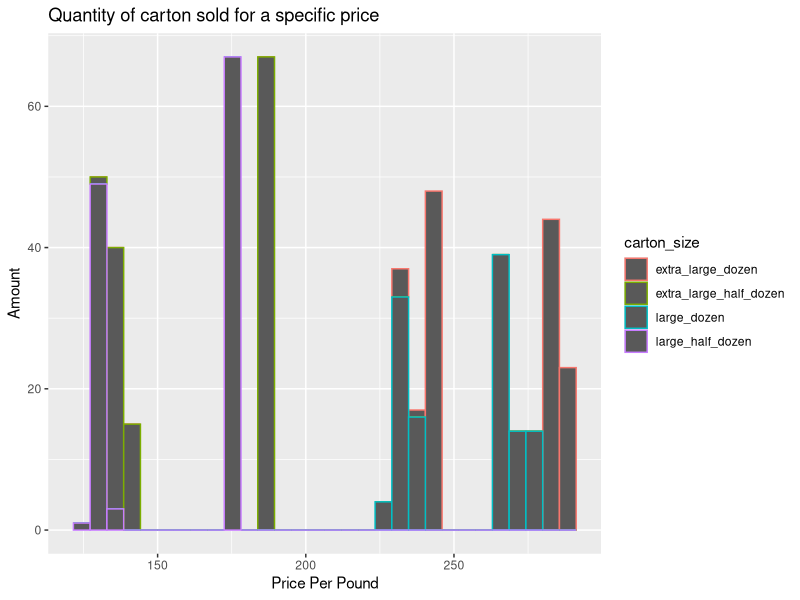
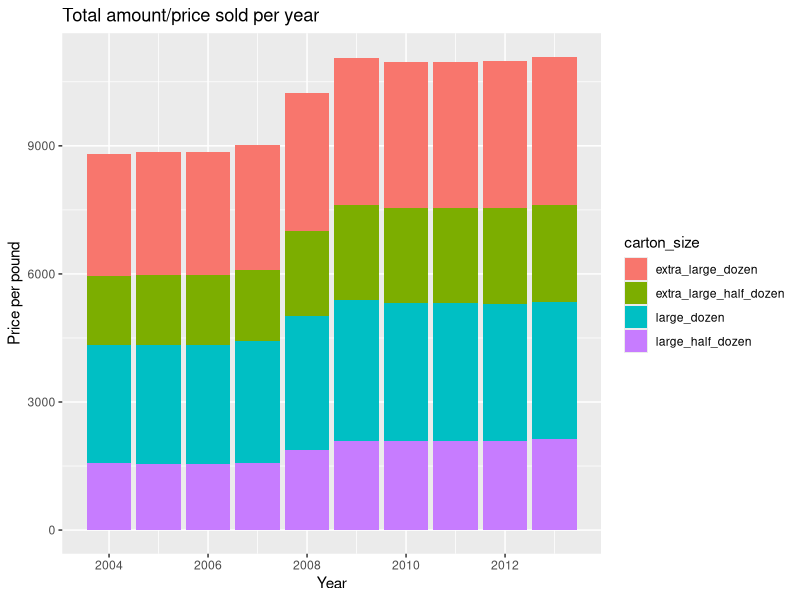

R code for these plots, in order:
## ---- chunk 1
#| label: setup
#| warning: false

library(tidyverse)
library(ggplot2)
library(lubridate)

knitr::opts_chunk$set(echo = TRUE)
## ---- chunk 2
library(readr)

#reading eggs_tidy csv data
eggs_data <- read_csv("_data/eggs_tidy.csv")

#extracting all the column names
colnames(eggs_data)

#the dataset represents the price of particular quantity of eggs sold during specific time
#The quantity type has it's own column, Converting it to a single column below as they all represent the quantity/ carton size of eggs
eggs_tidy_data <- eggs_data%>%
  pivot_longer(col = c(large_half_dozen, large_dozen, extra_large_half_dozen, extra_large_dozen),
                         names_to= "carton_size",
                         values_to= "price_per_pound")
eggs_tidy_data

#combining month and year to form a new column of data
#Please note - As no day is mentioned, it assumes the day to be 1st of the month specified
eggs_lubricate_data <- eggs_tidy_data%>%
  mutate( date = str_c(month, year , sep = "-"),
          date = my(date))
eggs_lubricate_data

# Visualization with Multiple Dimensions
#Histogram
eggs_lubricate_data%>%
  ggplot(aes(x= price_per_pound,color = carton_size)) + geom_histogram() + labs(title = "Quantity of carton sold for a specific price", x = "Price Per Pound", y = "Amount")

#Stacked Bar Graph
eggs_lubricate_data%>%
  ggplot(aes(x = year, y = price_per_pound, fill = carton_size)) + geom_bar(position = "stack", stat = "identity") + labs(title = "Total amount/price sold per year", x = "Year", y = "Price per pound")

